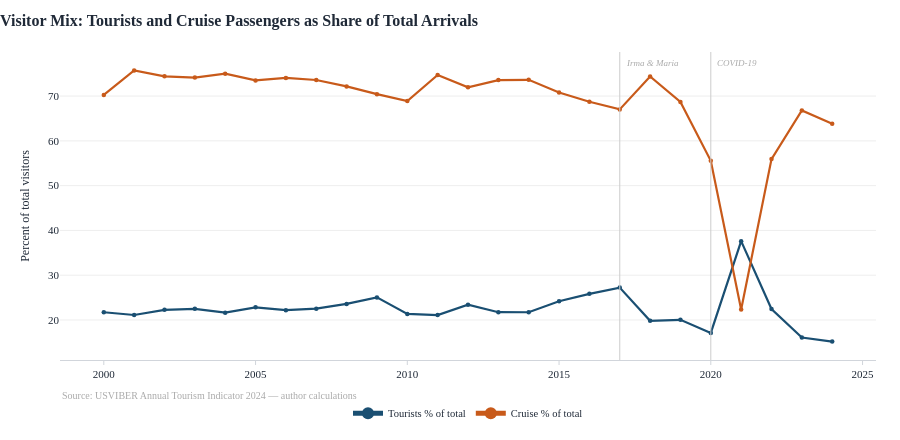

Notebook code cell kept with this figure:
### Code cell
# Tourist share of total arrivals
tour2 = tour.copy()
tour2["tourist_pct"] = tour2["tourists"] / tour2["total_visitors"] * 100
tour2["cruise_pct"] = tour2["cruise_passengers"] / tour2["total_visitors"] * 100

fig = line_chart(
    tour2,
    x="year",
    y=["tourist_pct", "cruise_pct"],
    names=["Tourists % of total", "Cruise % of total"],
    colors=[PALETTE["tourists"], PALETTE["cruise"]],
    title="Visitor Mix: Tourists and Cruise Passengers as Share of Total Arrivals",
    y_label="Percent of total visitors",
    source="USVIBER Annual Tourism Indicator 2024 — author calculations",
    shock_x=[2017, 2020],
)
fig.show()

print(
    tour2[["year", "total_visitors", "tourist_pct", "cruise_pct"]]
    .set_index("year")
    .round(1)
    .to_string()
)

### Figure 1 — Plotly figure (JSON) as saved in the notebook; plotly's stock layout.template omitted (floating-point values rounded to 4 significant figures)
{"data": [{"line": {"color": "#1a4f72", "width": 2.2}, "marker": {"opacity": 1, "size": 4.5}, "mode": "lines+markers", "name": "Tourists % of total", "opacity": 1, "type": "scatter", "x": [2000, 2001, 2002, 2003, 2004, 2005, 2006, 2007, 2008, 2009, 2010, 2011, 2012, 2013, 2014, 2015, 2016, 2017, 2018, 2019, 2020, 2021, 2022, 2023, 2024], "y": [21.72, 21.11, 22.26, 22.48, 21.64, 22.82, 22.2, 22.53, 23.58, 25.04, 21.36, 21.09, 23.4, 21.73, 21.72, 24.19, 25.84, 27.23, 19.8, 20.03, 17.1, 37.6, 22.45, 16.09, 15.17]}, {"line": {"color": "#c85a1a", "width": 2.2}, "marker": {"opacity": 1, "size": 4.5}, "mode": "lines+markers", "name": "Cruise % of total", "opacity": 1, "type": "scatter", "x": [2000, 2001, 2002, 2003, 2004, 2005, 2006, 2007, 2008, 2009, 2010, 2011, 2012, 2013, 2014, 2015, 2016, 2017, 2018, 2019, 2020, 2021, 2022, 2023, 2024], "y": [70.26, 75.73, 74.41, 74.14, 75.0, 73.5, 74.05, 73.59, 72.15, 70.43, 68.91, 74.73, 71.97, 73.57, 73.63, 70.81, 68.74, 67.03, 74.39, 68.67, 55.55, 22.35, 55.92, 66.78, 63.81]}], "layout": {"annotations": [{"showarrow": false, "text": "<span style='color:#aaaaaa;font-size:10px'>Source: USVIBER Annual Tourism Indicator 2024 — author calculations</span>", "x": 0, "xanchor": "left", "xref": "paper", "y": -0.09, "yanchor": "top", "yref": "paper"}, {"font": {"color": "#aaaaaa", "size": 9}, "showarrow": false, "text": "<i>Irma & Maria</i>", "x": 2017, "xanchor": "left", "xref": "x", "xshift": 4, "y": 1, "yanchor": "top", "yref": "paper", "yshift": -4}, {"font": {"color": "#aaaaaa", "size": 9}, "showarrow": false, "text": "<i>COVID-19</i>", "x": 2020, "xanchor": "left", "xref": "x", "xshift": 4, "y": 1, "yanchor": "top", "yref": "paper", "yshift": -4}], "height": 440, "shapes": [{"line": {"color": "#cccccc", "width": 1}, "type": "line", "x0": 2017, "x1": 2017, "xref": "x", "y0": 0, "y1": 1, "yref": "y domain"}, {"line": {"color": "#cccccc", "width": 1}, "type": "line", "x0": 2020, "x1": 2020, "xref": "x", "y0": 0, "y1": 1, "yref": "y domain"}], "title": {"font": {"size": 16}, "pad": {"b": 4}, "text": "<b>Visitor Mix: Tourists and Cruise Passengers as Share of Total Arrivals</b>", "x": 0}, "xaxis": {"title": {"text": ""}}, "yaxis": {"title": {"text": "Percent of total visitors"}}}}
